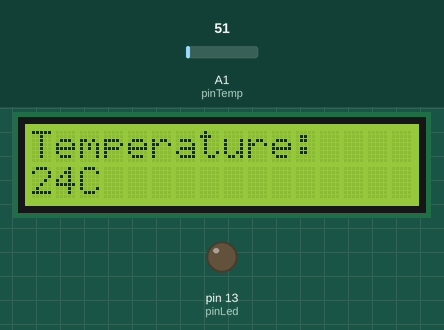
A sketch run on a simulated Arduino Uno, built with avr-gcc and run on an emulated ATmega328P. On the bench: 16×2 character LCD, output pins drawn as LEDs (lit = HIGH). Inputs (shaded band) come from the test bench; at power-on: A1 (pinTemp) = 51. What the sketch prints to the serial monitor is not drawn.

Above: at 1.6 s.
1.7 s: A1 (pinTemp) set to 96
At 3.2 s:
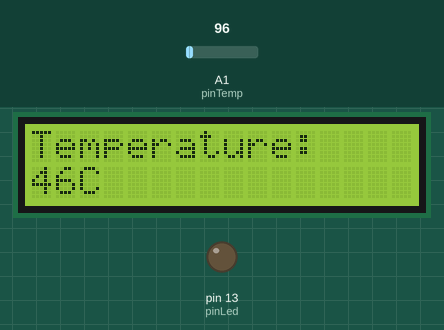
3.5 s: A1 (pinTemp) set to 114
At 5.2 s:
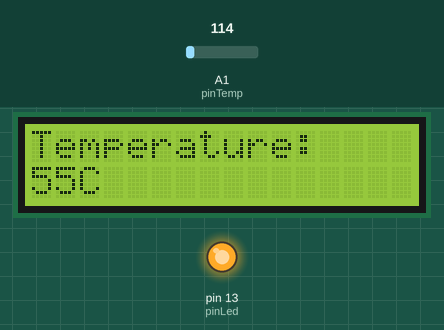
5.5 s: A1 (pinTemp) set to 86
At 7.1 s:
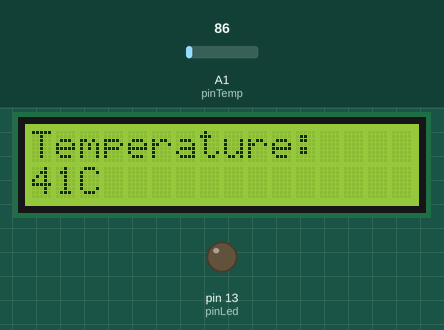
7.5 s: A1 (pinTemp) set to 61
At 8.9 s:
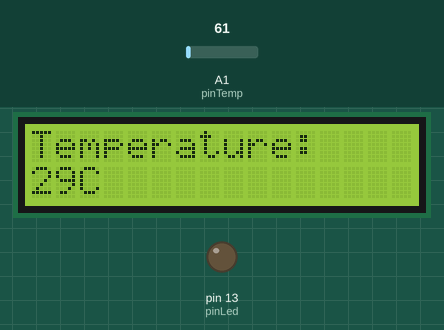
Timing chart, 0 to 10.5 s (numbered marks = the images above; inputs shaded):
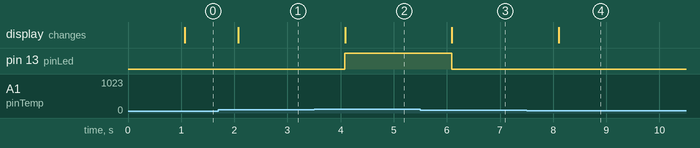

The sketch:

quails.ino
```cpp
#include <LiquidCrystal.h>

LiquidCrystal lcd(7, 6, 5, 4, 3, 2);

int pinLed = 13;
int pinTemp = A1;

void setup() {
    lcd.begin(16, 2);
    lcd.setCursor(1, 0);
    lcd.print("Hellow Hopa!");

    Serial.begin(9600);

    pinMode(pinLed, OUTPUT);
}


int tempC = 0;
void loop() {
    delay(1000);
    tempC = 5.0 * analogRead(pinTemp) / 10.24;

    Serial.println("Temperature: " + tempC);

    if (tempC > 50) {
        digitalWrite(pinLed, HIGH);
    } else {
        digitalWrite(pinLed, LOW);
        // digitalWrite(piezo, HIGH);
    }

    lcd.setCursor(0, 0);
    lcd.print("Temperature: ");
    lcd.setCursor(0, 1);
    lcd.print(tempC);
    lcd.print("C                ");
}
```

Measured:
- the behaviour switches between 104 and 105 on A1 (pinTemp) (found by bisection; images 1 and 2)
- after the input at 1.7 s, the display: changes after 0.37 s (image 1)
- after the input at 3.5 s, pin 13 (pinLed): LOW → HIGH after 0.58 s; the display: changes after 0.58 s (image 2)
- after the input at 5.5 s, pin 13 (pinLed): HIGH → LOW after 0.59 s; the display: changes after 0.59 s (image 3)
- after the input at 7.5 s, the display: changes after 0.60 s (image 4)
